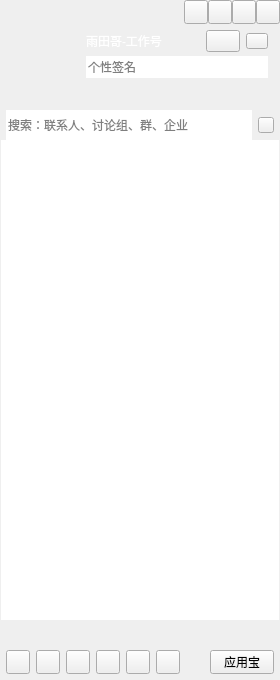
<?xml version="1.0" encoding="UTF-8"?>
<ui version="4.0">
 <class>QQMainWindowClass</class>
 <widget class="QWidget" name="QQMainWindowClass">
  <property name="geometry">
   <rect>
    <x>0</x>
    <y>0</y>
    <width>280</width>
    <height>680</height>
   </rect>
  </property>
  <property name="minimumSize">
   <size>
    <width>280</width>
    <height>680</height>
   </size>
  </property>
  <property name="windowTitle">
   <string>QQMainWindow</string>
  </property>
  <layout class="QVBoxLayout" name="verticalLayout_2">
   <property name="spacing">
    <number>0</number>
   </property>
   <property name="leftMargin">
    <number>0</number>
   </property>
   <property name="topMargin">
    <number>0</number>
   </property>
   <property name="rightMargin">
    <number>0</number>
   </property>
   <property name="bottomMargin">
    <number>0</number>
   </property>
   <item>
    <widget class="QWidget" name="titleWidget" native="true">
     <property name="sizePolicy">
      <sizepolicy hsizetype="Expanding" vsizetype="Preferred">
       <horstretch>0</horstretch>
       <verstretch>0</verstretch>
      </sizepolicy>
     </property>
     <property name="minimumSize">
      <size>
       <width>0</width>
       <height>0</height>
      </size>
     </property>
     <property name="titleskin" stdset="0">
      <bool>true</bool>
     </property>
     <layout class="QVBoxLayout" name="verticalLayout_3">
      <property name="spacing">
       <number>0</number>
      </property>
      <property name="leftMargin">
       <number>0</number>
      </property>
      <property name="topMargin">
       <number>0</number>
      </property>
      <property name="rightMargin">
       <number>0</number>
      </property>
      <property name="bottomMargin">
       <number>0</number>
      </property>
      <item>
       <layout class="QHBoxLayout" name="horizontalLayout">
        <property name="spacing">
         <number>0</number>
        </property>
        <property name="leftMargin">
         <number>12</number>
        </property>
        <item>
         <widget class="QLabel" name="titleIcon">
          <property name="sizePolicy">
           <sizepolicy hsizetype="Fixed" vsizetype="Fixed">
            <horstretch>0</horstretch>
            <verstretch>0</verstretch>
           </sizepolicy>
          </property>
          <property name="minimumSize">
           <size>
            <width>42</width>
            <height>18</height>
           </size>
          </property>
          <property name="maximumSize">
           <size>
            <width>42</width>
            <height>18</height>
           </size>
          </property>
          <property name="text">
           <string/>
          </property>
         </widget>
        </item>
        <item>
         <spacer name="horizontalSpacer">
          <property name="orientation">
           <enum>Qt::Horizontal</enum>
          </property>
          <property name="sizeHint" stdset="0">
           <size>
            <width>40</width>
            <height>20</height>
           </size>
          </property>
         </spacer>
        </item>
        <item>
         <widget class="QPushButton" name="palcehold1">
          <property name="minimumSize">
           <size>
            <width>24</width>
            <height>24</height>
           </size>
          </property>
          <property name="maximumSize">
           <size>
            <width>24</width>
            <height>24</height>
           </size>
          </property>
          <property name="text">
           <string/>
          </property>
         </widget>
        </item>
        <item>
         <widget class="QPushButton" name="placehold2">
          <property name="minimumSize">
           <size>
            <width>24</width>
            <height>24</height>
           </size>
          </property>
          <property name="maximumSize">
           <size>
            <width>24</width>
            <height>24</height>
           </size>
          </property>
          <property name="text">
           <string/>
          </property>
         </widget>
        </item>
        <item>
         <widget class="QPushButton" name="sysmin">
          <property name="minimumSize">
           <size>
            <width>24</width>
            <height>24</height>
           </size>
          </property>
          <property name="maximumSize">
           <size>
            <width>24</width>
            <height>24</height>
           </size>
          </property>
          <property name="text">
           <string/>
          </property>
         </widget>
        </item>
        <item>
         <widget class="QPushButton" name="sysclose">
          <property name="minimumSize">
           <size>
            <width>24</width>
            <height>24</height>
           </size>
          </property>
          <property name="maximumSize">
           <size>
            <width>24</width>
            <height>24</height>
           </size>
          </property>
          <property name="text">
           <string/>
          </property>
         </widget>
        </item>
       </layout>
      </item>
      <item>
       <layout class="QHBoxLayout" name="horizontalLayout_3">
        <property name="spacing">
         <number>6</number>
        </property>
        <property name="leftMargin">
         <number>12</number>
        </property>
        <property name="topMargin">
         <number>6</number>
        </property>
        <property name="rightMargin">
         <number>12</number>
        </property>
        <property name="bottomMargin">
         <number>6</number>
        </property>
        <item>
         <widget class="QLabel" name="headLabel">
          <property name="sizePolicy">
           <sizepolicy hsizetype="Fixed" vsizetype="Fixed">
            <horstretch>0</horstretch>
            <verstretch>0</verstretch>
           </sizepolicy>
          </property>
          <property name="minimumSize">
           <size>
            <width>68</width>
            <height>68</height>
           </size>
          </property>
          <property name="maximumSize">
           <size>
            <width>68</width>
            <height>68</height>
           </size>
          </property>
          <property name="text">
           <string/>
          </property>
         </widget>
        </item>
        <item>
         <layout class="QVBoxLayout" name="verticalLayout">
          <property name="spacing">
           <number>4</number>
          </property>
          <item>
           <layout class="QHBoxLayout" name="horizontalLayout_2">
            <property name="leftMargin">
             <number>0</number>
            </property>
            <property name="topMargin">
             <number>0</number>
            </property>
            <item>
             <widget class="QLabel" name="nameLabel">
              <property name="sizePolicy">
               <sizepolicy hsizetype="Expanding" vsizetype="Fixed">
                <horstretch>0</horstretch>
                <verstretch>0</verstretch>
               </sizepolicy>
              </property>
              <property name="minimumSize">
               <size>
                <width>0</width>
                <height>22</height>
               </size>
              </property>
              <property name="maximumSize">
               <size>
                <width>16777215</width>
                <height>22</height>
               </size>
              </property>
              <property name="styleSheet">
               <string notr="true">color: rgb(255, 255, 255);
font: 75 12pt &quot;微软雅黑&quot;;</string>
              </property>
              <property name="text">
               <string>雨田哥-工作号</string>
              </property>
             </widget>
            </item>
            <item>
             <widget class="QPushButton" name="statusBtn">
              <property name="sizePolicy">
               <sizepolicy hsizetype="Fixed" vsizetype="Fixed">
                <horstretch>0</horstretch>
                <verstretch>0</verstretch>
               </sizepolicy>
              </property>
              <property name="minimumSize">
               <size>
                <width>34</width>
                <height>22</height>
               </size>
              </property>
              <property name="maximumSize">
               <size>
                <width>34</width>
                <height>22</height>
               </size>
              </property>
              <property name="text">
               <string/>
              </property>
              <property name="hasborder" stdset="0">
               <bool>true</bool>
              </property>
             </widget>
            </item>
            <item>
             <widget class="QPushButton" name="levelBtn">
              <property name="sizePolicy">
               <sizepolicy hsizetype="Fixed" vsizetype="Fixed">
                <horstretch>0</horstretch>
                <verstretch>0</verstretch>
               </sizepolicy>
              </property>
              <property name="minimumSize">
               <size>
                <width>22</width>
                <height>16</height>
               </size>
              </property>
              <property name="maximumSize">
               <size>
                <width>22</width>
                <height>16</height>
               </size>
              </property>
              <property name="text">
               <string/>
              </property>
              <property name="hasborder" stdset="0">
               <bool>true</bool>
              </property>
             </widget>
            </item>
           </layout>
          </item>
          <item>
           <widget class="QLineEdit" name="lineEdit">
            <property name="minimumSize">
             <size>
              <width>0</width>
              <height>22</height>
             </size>
            </property>
            <property name="maximumSize">
             <size>
              <width>16777215</width>
              <height>22</height>
             </size>
            </property>
            <property name="cursor">
             <cursorShape>ArrowCursor</cursorShape>
            </property>
            <property name="styleSheet">
             <string notr="true"/>
            </property>
            <property name="frame">
             <bool>false</bool>
            </property>
            <property name="readOnly">
             <bool>false</bool>
            </property>
            <property name="placeholderText">
             <string>个性签名</string>
            </property>
            <property name="clearButtonEnabled">
             <bool>false</bool>
            </property>
           </widget>
          </item>
          <item>
           <widget class="QWidget" name="appWidget" native="true">
            <property name="sizePolicy">
             <sizepolicy hsizetype="Expanding" vsizetype="Fixed">
              <horstretch>0</horstretch>
              <verstretch>0</verstretch>
             </sizepolicy>
            </property>
            <property name="minimumSize">
             <size>
              <width>0</width>
              <height>22</height>
             </size>
            </property>
            <property name="maximumSize">
             <size>
              <width>16777215</width>
              <height>22</height>
             </size>
            </property>
            <property name="styleSheet">
             <string notr="true"/>
            </property>
           </widget>
          </item>
         </layout>
        </item>
       </layout>
      </item>
      <item>
       <widget class="QWidget" name="searchWidget" native="true">
        <property name="sizePolicy">
         <sizepolicy hsizetype="Expanding" vsizetype="Fixed">
          <horstretch>0</horstretch>
          <verstretch>0</verstretch>
         </sizepolicy>
        </property>
        <property name="minimumSize">
         <size>
          <width>0</width>
          <height>30</height>
         </size>
        </property>
        <property name="maximumSize">
         <size>
          <width>16777215</width>
          <height>30</height>
         </size>
        </property>
        <layout class="QHBoxLayout" name="horizontalLayout_4">
         <property name="spacing">
          <number>6</number>
         </property>
         <property name="leftMargin">
          <number>6</number>
         </property>
         <property name="topMargin">
          <number>0</number>
         </property>
         <property name="rightMargin">
          <number>6</number>
         </property>
         <property name="bottomMargin">
          <number>0</number>
         </property>
         <item>
          <widget class="QLineEdit" name="searchLineEdit">
           <property name="minimumSize">
            <size>
             <width>0</width>
             <height>30</height>
            </size>
           </property>
           <property name="maximumSize">
            <size>
             <width>16777215</width>
             <height>30</height>
            </size>
           </property>
           <property name="frame">
            <bool>false</bool>
           </property>
           <property name="placeholderText">
            <string>搜索：联系人、讨论组、群、企业</string>
           </property>
          </widget>
         </item>
         <item>
          <widget class="QPushButton" name="searchBtn">
           <property name="sizePolicy">
            <sizepolicy hsizetype="Fixed" vsizetype="Fixed">
             <horstretch>0</horstretch>
             <verstretch>0</verstretch>
            </sizepolicy>
           </property>
           <property name="minimumSize">
            <size>
             <width>16</width>
             <height>16</height>
            </size>
           </property>
           <property name="maximumSize">
            <size>
             <width>16</width>
             <height>16</height>
            </size>
           </property>
           <property name="text">
            <string/>
           </property>
          </widget>
         </item>
        </layout>
       </widget>
      </item>
     </layout>
    </widget>
   </item>
   <item>
    <widget class="QWidget" name="widget" native="true">
     <property name="sizePolicy">
      <sizepolicy hsizetype="Expanding" vsizetype="Expanding">
       <horstretch>0</horstretch>
       <verstretch>0</verstretch>
      </sizepolicy>
     </property>
     <layout class="QVBoxLayout" name="verticalLayout_4">
      <property name="spacing">
       <number>0</number>
      </property>
      <property name="leftMargin">
       <number>1</number>
      </property>
      <property name="topMargin">
       <number>0</number>
      </property>
      <property name="rightMargin">
       <number>1</number>
      </property>
      <property name="bottomMargin">
       <number>0</number>
      </property>
      <item>
       <widget class="QTreeWidget" name="treeWidget">
        <property name="frameShape">
         <enum>QFrame::NoFrame</enum>
        </property>
        <property name="editTriggers">
         <set>QAbstractItemView::NoEditTriggers</set>
        </property>
        <property name="indentation">
         <number>0</number>
        </property>
        <property name="animated">
         <bool>false</bool>
        </property>
        <property name="headerHidden">
         <bool>true</bool>
        </property>
        <property name="expandsOnDoubleClick">
         <bool>false</bool>
        </property>
        <column>
         <property name="text">
          <string notr="true">1</string>
         </property>
        </column>
       </widget>
      </item>
     </layout>
    </widget>
   </item>
   <item>
    <widget class="QWidget" name="bottomWidget" native="true">
     <property name="sizePolicy">
      <sizepolicy hsizetype="Expanding" vsizetype="Fixed">
       <horstretch>0</horstretch>
       <verstretch>0</verstretch>
      </sizepolicy>
     </property>
     <property name="minimumSize">
      <size>
       <width>0</width>
       <height>60</height>
      </size>
     </property>
     <property name="maximumSize">
      <size>
       <width>16777215</width>
       <height>60</height>
      </size>
     </property>
     <property name="bottomskin" stdset="0">
      <bool>true</bool>
     </property>
     <layout class="QVBoxLayout" name="verticalLayout_5" stretch="1,1">
      <property name="spacing">
       <number>6</number>
      </property>
      <property name="leftMargin">
       <number>6</number>
      </property>
      <property name="topMargin">
       <number>6</number>
      </property>
      <property name="rightMargin">
       <number>6</number>
      </property>
      <property name="bottomMargin">
       <number>6</number>
      </property>
      <item>
       <layout class="QHBoxLayout" name="bottomLayout_up">
        <property name="sizeConstraint">
         <enum>QLayout::SetMaximumSize</enum>
        </property>
       </layout>
      </item>
      <item>
       <layout class="QHBoxLayout" name="horizontalLayout_5">
        <property name="sizeConstraint">
         <enum>QLayout::SetMaximumSize</enum>
        </property>
        <item>
         <widget class="QPushButton" name="bottomBtn_1">
          <property name="sizePolicy">
           <sizepolicy hsizetype="Fixed" vsizetype="Fixed">
            <horstretch>0</horstretch>
            <verstretch>0</verstretch>
           </sizepolicy>
          </property>
          <property name="minimumSize">
           <size>
            <width>24</width>
            <height>24</height>
           </size>
          </property>
          <property name="maximumSize">
           <size>
            <width>24</width>
            <height>24</height>
           </size>
          </property>
          <property name="text">
           <string/>
          </property>
         </widget>
        </item>
        <item>
         <widget class="QPushButton" name="bottomBtn_2">
          <property name="sizePolicy">
           <sizepolicy hsizetype="Fixed" vsizetype="Fixed">
            <horstretch>0</horstretch>
            <verstretch>0</verstretch>
           </sizepolicy>
          </property>
          <property name="minimumSize">
           <size>
            <width>24</width>
            <height>24</height>
           </size>
          </property>
          <property name="maximumSize">
           <size>
            <width>24</width>
            <height>24</height>
           </size>
          </property>
          <property name="text">
           <string/>
          </property>
         </widget>
        </item>
        <item>
         <widget class="QPushButton" name="bottomBtn_3">
          <property name="sizePolicy">
           <sizepolicy hsizetype="Fixed" vsizetype="Fixed">
            <horstretch>0</horstretch>
            <verstretch>0</verstretch>
           </sizepolicy>
          </property>
          <property name="minimumSize">
           <size>
            <width>24</width>
            <height>24</height>
           </size>
          </property>
          <property name="maximumSize">
           <size>
            <width>24</width>
            <height>24</height>
           </size>
          </property>
          <property name="text">
           <string/>
          </property>
         </widget>
        </item>
        <item>
         <widget class="QPushButton" name="bottomBtn_4">
          <property name="sizePolicy">
           <sizepolicy hsizetype="Fixed" vsizetype="Fixed">
            <horstretch>0</horstretch>
            <verstretch>0</verstretch>
           </sizepolicy>
          </property>
          <property name="minimumSize">
           <size>
            <width>24</width>
            <height>24</height>
           </size>
          </property>
          <property name="maximumSize">
           <size>
            <width>24</width>
            <height>24</height>
           </size>
          </property>
          <property name="text">
           <string/>
          </property>
         </widget>
        </item>
        <item>
         <widget class="QPushButton" name="bottomBtn_5">
          <property name="sizePolicy">
           <sizepolicy hsizetype="Fixed" vsizetype="Fixed">
            <horstretch>0</horstretch>
            <verstretch>0</verstretch>
           </sizepolicy>
          </property>
          <property name="minimumSize">
           <size>
            <width>24</width>
            <height>24</height>
           </size>
          </property>
          <property name="maximumSize">
           <size>
            <width>24</width>
            <height>24</height>
           </size>
          </property>
          <property name="text">
           <string/>
          </property>
         </widget>
        </item>
        <item>
         <widget class="QPushButton" name="bottomBtn_6">
          <property name="sizePolicy">
           <sizepolicy hsizetype="Fixed" vsizetype="Fixed">
            <horstretch>0</horstretch>
            <verstretch>0</verstretch>
           </sizepolicy>
          </property>
          <property name="minimumSize">
           <size>
            <width>24</width>
            <height>24</height>
           </size>
          </property>
          <property name="maximumSize">
           <size>
            <width>24</width>
            <height>24</height>
           </size>
          </property>
          <property name="text">
           <string/>
          </property>
         </widget>
        </item>
        <item>
         <spacer name="horizontalSpacer_2">
          <property name="orientation">
           <enum>Qt::Horizontal</enum>
          </property>
          <property name="sizeHint" stdset="0">
           <size>
            <width>40</width>
            <height>20</height>
           </size>
          </property>
         </spacer>
        </item>
        <item>
         <widget class="QPushButton" name="bottomBtn_7">
          <property name="sizePolicy">
           <sizepolicy hsizetype="Preferred" vsizetype="Fixed">
            <horstretch>0</horstretch>
            <verstretch>0</verstretch>
           </sizepolicy>
          </property>
          <property name="minimumSize">
           <size>
            <width>24</width>
            <height>24</height>
           </size>
          </property>
          <property name="maximumSize">
           <size>
            <width>86</width>
            <height>24</height>
           </size>
          </property>
          <property name="text">
           <string>应用宝</string>
          </property>
          <property name="icon">
           <iconset theme=":/QQMainWindow/Resources/MainWindow/bottom/qplusentrancebtn.png"/>
          </property>
         </widget>
        </item>
       </layout>
      </item>
     </layout>
    </widget>
   </item>
  </layout>
 </widget>
 <layoutdefault spacing="6" margin="11"/>
 <resources>
  <include location="qqmainwindow.qrc"/>
 </resources>
 <connections/>
</ui>
